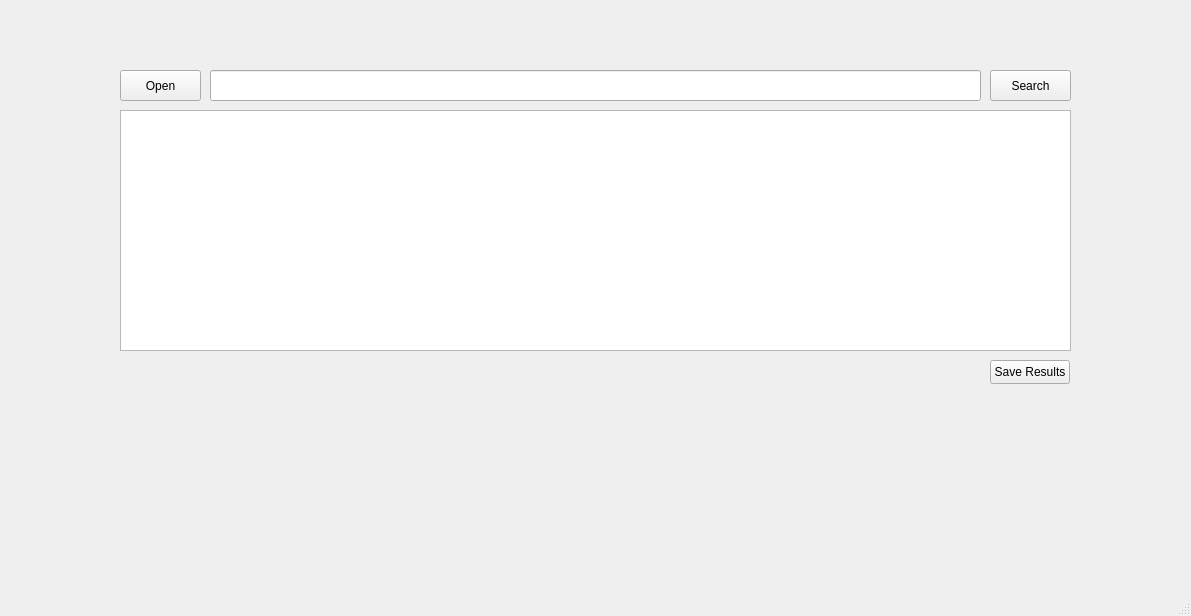
<?xml version="1.0" encoding="UTF-8"?>
<ui version="4.0">
 <class>MainWindow</class>
 <widget class="QMainWindow" name="MainWindow">
  <property name="geometry">
   <rect>
    <x>0</x>
    <y>0</y>
    <width>1191</width>
    <height>616</height>
   </rect>
  </property>
  <property name="windowTitle">
   <string>MainWindow</string>
  </property>
  <widget class="QWidget" name="centralwidget">
   <widget class="QPushButton" name="openButton">
    <property name="geometry">
     <rect>
      <x>120</x>
      <y>70</y>
      <width>81</width>
      <height>31</height>
     </rect>
    </property>
    <property name="text">
     <string>Open</string>
    </property>
   </widget>
   <widget class="QLineEdit" name="searchLineEdit">
    <property name="geometry">
     <rect>
      <x>210</x>
      <y>70</y>
      <width>771</width>
      <height>31</height>
     </rect>
    </property>
   </widget>
   <widget class="QPushButton" name="searchButton">
    <property name="geometry">
     <rect>
      <x>990</x>
      <y>70</y>
      <width>81</width>
      <height>31</height>
     </rect>
    </property>
    <property name="text">
     <string>Search</string>
    </property>
   </widget>
   <widget class="QTextEdit" name="resultsTextEdit">
    <property name="geometry">
     <rect>
      <x>120</x>
      <y>110</y>
      <width>951</width>
      <height>241</height>
     </rect>
    </property>
   </widget>
   <widget class="QLabel" name="statsLabel">
    <property name="geometry">
     <rect>
      <x>210</x>
      <y>360</y>
      <width>771</width>
      <height>51</height>
     </rect>
    </property>
    <property name="text">
     <string/>
    </property>
   </widget>
   <widget class="QPushButton" name="saveButton">
    <property name="geometry">
     <rect>
      <x>990</x>
      <y>360</y>
      <width>80</width>
      <height>24</height>
     </rect>
    </property>
    <property name="text">
     <string>Save Results</string>
    </property>
   </widget>
  </widget>
  <widget class="QMenuBar" name="menubar">
   <property name="geometry">
    <rect>
     <x>0</x>
     <y>0</y>
     <width>1191</width>
     <height>21</height>
    </rect>
   </property>
  </widget>
  <widget class="QStatusBar" name="statusbar"/>
 </widget>
 <resources/>
 <connections/>
</ui>
